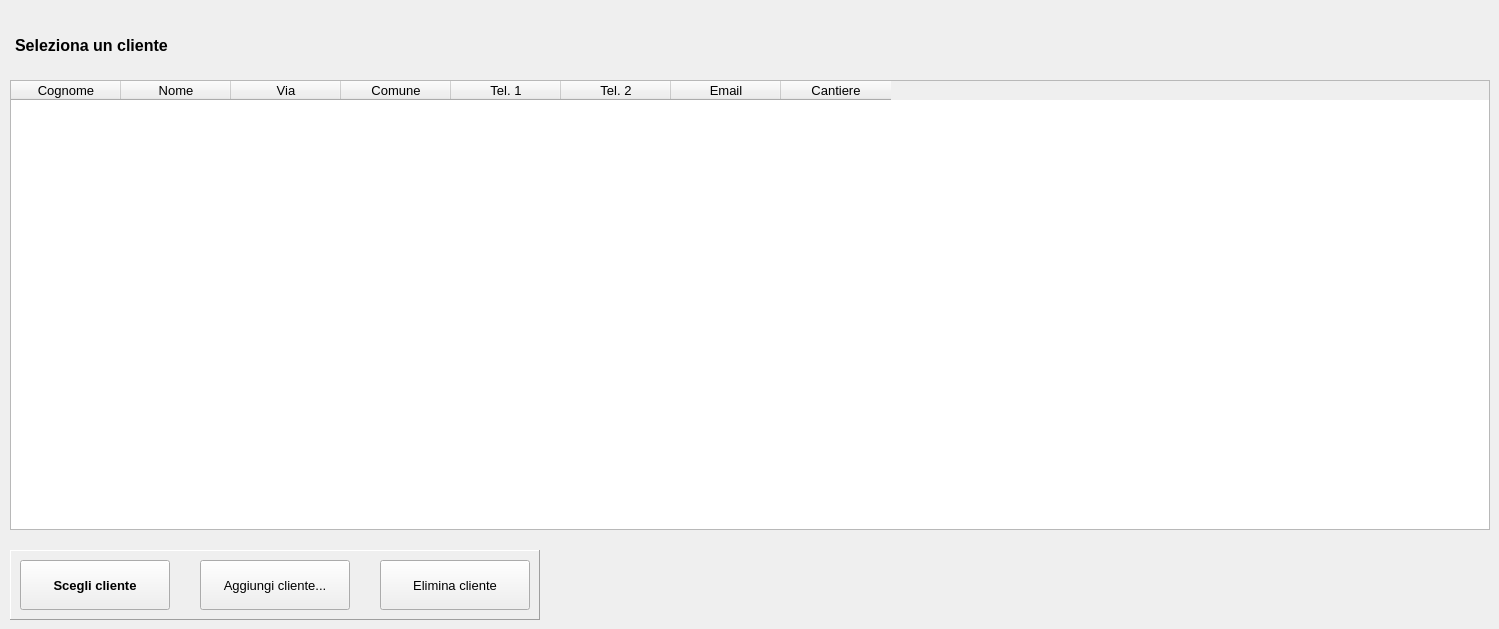
    <widget class="QWidget" name="pag_1">
     <widget class="QTableWidget" name="tab_clienti">
      <property name="geometry">
       <rect>
        <x>10</x>
        <y>80</y>
        <width>1480</width>
        <height>450</height>
       </rect>
      </property>
      <property name="font">
       <font>
        <pointsize>10</pointsize>
       </font>
      </property>
      <property name="frameShape">
       <enum>QFrame::StyledPanel</enum>
      </property>
      <property name="frameShadow">
       <enum>QFrame::Sunken</enum>
      </property>
      <property name="alternatingRowColors">
       <bool>true</bool>
      </property>
      <property name="selectionMode">
       <enum>QAbstractItemView::SingleSelection</enum>
      </property>
      <property name="selectionBehavior">
       <enum>QAbstractItemView::SelectRows</enum>
      </property>
      <property name="gridStyle">
       <enum>Qt::DotLine</enum>
      </property>
      <property name="sortingEnabled">
       <bool>true</bool>
      </property>
      <attribute name="horizontalHeaderCascadingSectionResizes">
       <bool>false</bool>
      </attribute>
      <attribute name="horizontalHeaderDefaultSectionSize">
       <number>110</number>
      </attribute>
      <attribute name="verticalHeaderVisible">
       <bool>false</bool>
      </attribute>
      <column>
       <property name="text">
        <string>Cognome</string>
       </property>
      </column>
      <column>
       <property name="text">
        <string>Nome</string>
       </property>
      </column>
      <column>
       <property name="text">
        <string>Via</string>
       </property>
      </column>
      <column>
       <property name="text">
        <string>Comune</string>
       </property>
      </column>
      <column>
       <property name="text">
        <string>Tel. 1</string>
       </property>
      </column>
      <column>
       <property name="text">
        <string>Tel. 2</string>
       </property>
      </column>
      <column>
       <property name="text">
        <string>Email</string>
       </property>
      </column>
      <column>
       <property name="text">
        <string>Cantiere</string>
       </property>
      </column>
     </widget>
     <widget class="QLabel" name="label_2">
      <property name="geometry">
       <rect>
        <x>15</x>
        <y>30</y>
        <width>170</width>
        <height>30</height>
       </rect>
      </property>
      <property name="font">
       <font>
        <pointsize>12</pointsize>
        <weight>75</weight>
        <bold>true</bold>
       </font>
      </property>
      <property name="text">
       <string>Seleziona un cliente</string>
      </property>
     </widget>
     <widget class="QFrame" name="frame_2">
      <property name="geometry">
       <rect>
        <x>10</x>
        <y>550</y>
        <width>530</width>
        <height>70</height>
       </rect>
      </property>
      <property name="frameShape">
       <enum>QFrame::Panel</enum>
      </property>
      <property name="frameShadow">
       <enum>QFrame::Raised</enum>
      </property>
      <widget class="QPushButton" name="btn_canc_cliente">
       <property name="enabled">
        <bool>true</bool>
       </property>
       <property name="geometry">
        <rect>
         <x>370</x>
         <y>10</y>
         <width>150</width>
         <height>50</height>
        </rect>
       </property>
       <property name="font">
        <font>
         <pointsize>10</pointsize>
         <weight>50</weight>
         <bold>false</bold>
        </font>
       </property>
       <property name="cursor">
        <cursorShape>PointingHandCursor</cursorShape>
       </property>
       <property name="text">
        <string>Elimina cliente</string>
       </property>
      </widget>
      <widget class="QPushButton" name="btn_scegli_cliente">
       <property name="geometry">
        <rect>
         <x>10</x>
         <y>10</y>
         <width>150</width>
         <height>50</height>
        </rect>
       </property>
       <property name="font">
        <font>
         <pointsize>10</pointsize>
         <weight>75</weight>
         <bold>true</bold>
        </font>
       </property>
       <property name="cursor">
        <cursorShape>PointingHandCursor</cursorShape>
       </property>
       <property name="text">
        <string>Scegli cliente</string>
       </property>
      </widget>
      <widget class="QPushButton" name="btn_agg_cliente">
       <property name="enabled">
        <bool>true</bool>
       </property>
       <property name="geometry">
        <rect>
         <x>190</x>
         <y>10</y>
         <width>150</width>
         <height>50</height>
        </rect>
       </property>
       <property name="font">
        <font>
         <pointsize>10</pointsize>
         <weight>50</weight>
         <bold>false</bold>
        </font>
       </property>
       <property name="cursor">
        <cursorShape>PointingHandCursor</cursorShape>
       </property>
       <property name="text">
        <string>Aggiungi cliente...</string>
       </property>
      </widget>
     </widget>
    </widget>
